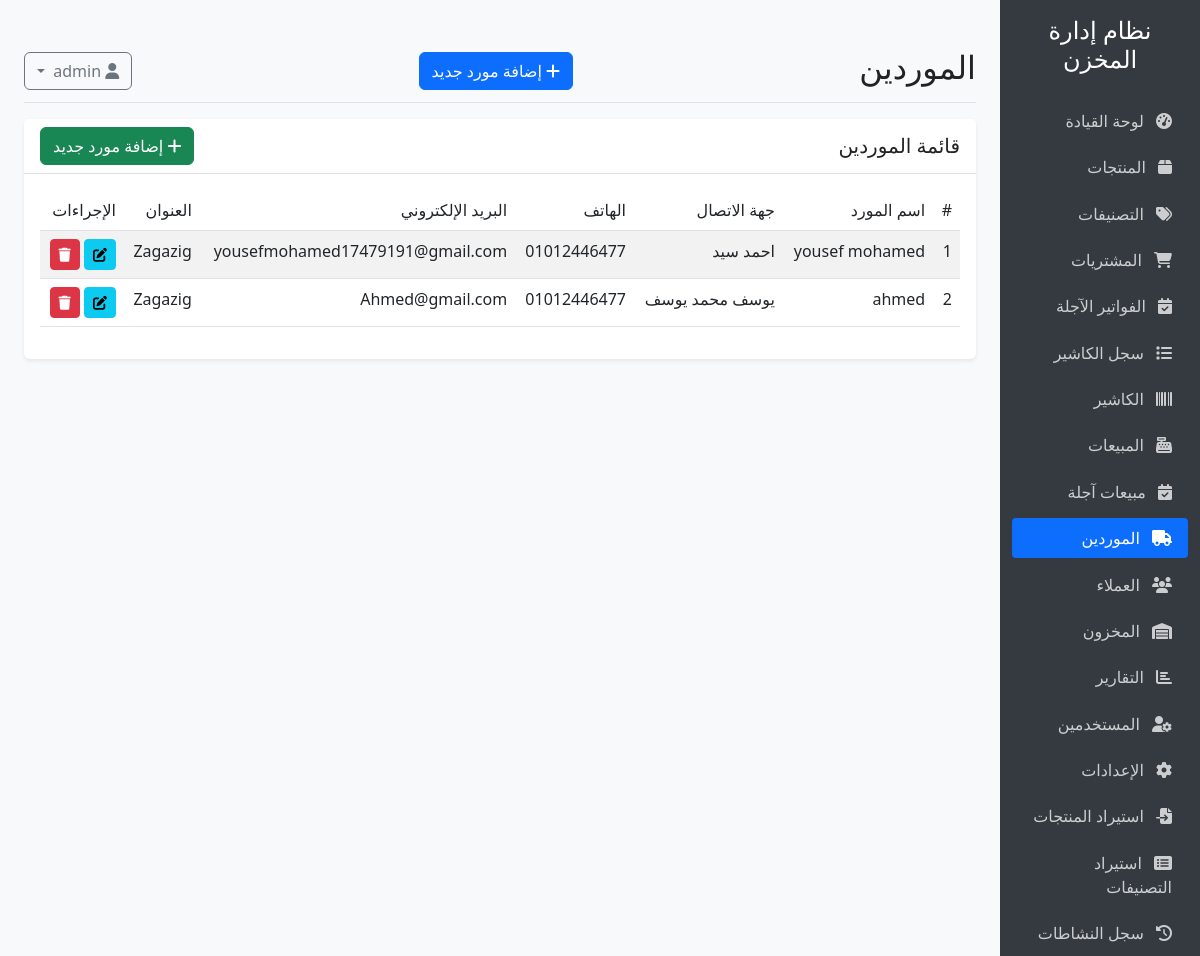
The page /suppliers (signed in) on the database as committed earlier.
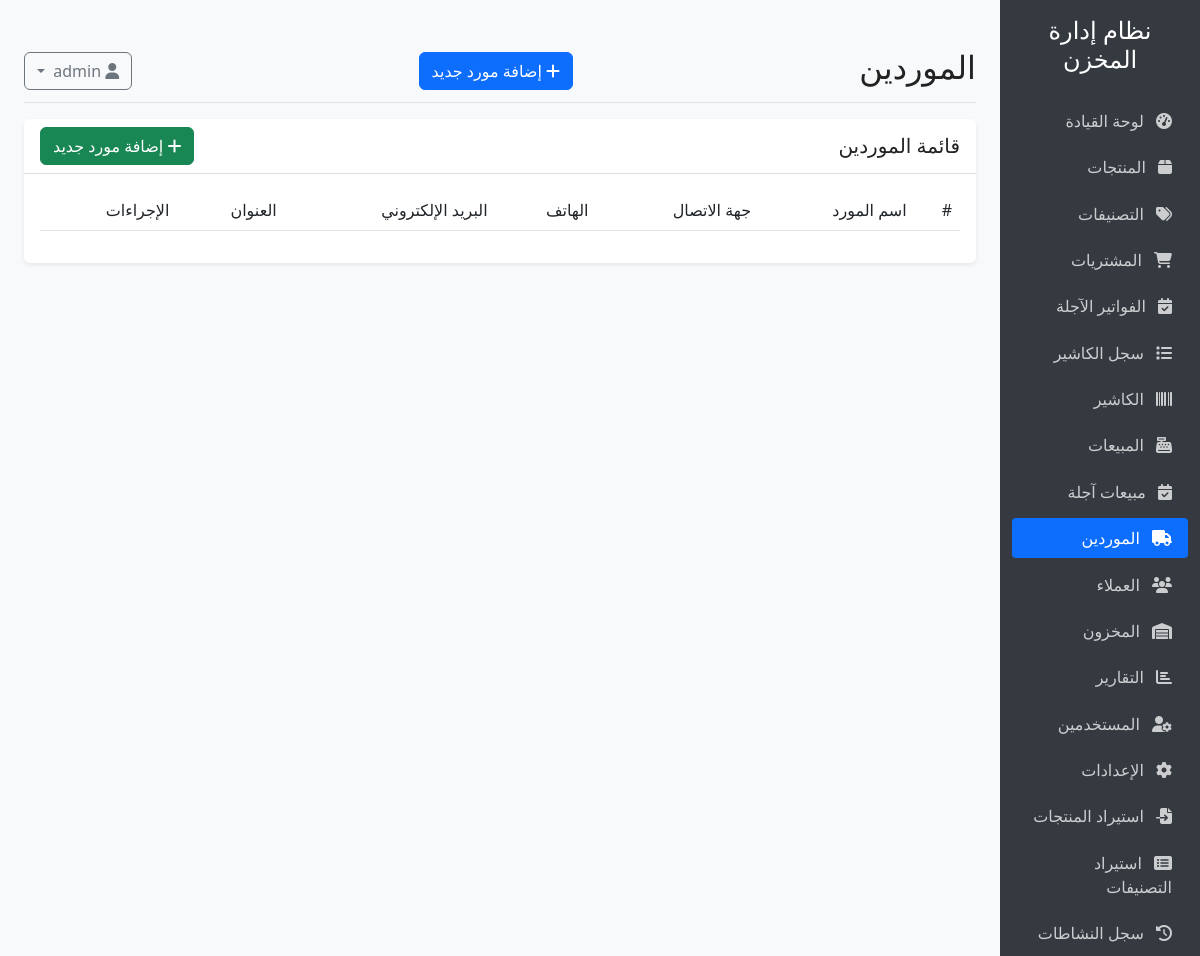
The same page on the database as committed later.
### models.py (models this page shows, shortened)
class Supplier(db.Model):
    __tablename__ = 'suppliers'
    id = db.Column(db.Integer, primary_key=True)
    name = db.Column(db.String(100), nullable=False)
    contact_person = db.Column(db.String(100), nullable=True)
    phone = db.Column(db.String(20), nullable=True)
    email = db.Column(db.String(120), nullable=True)
    address = db.Column(db.Text, nullable=True)
    notes = db.Column(db.Text, nullable=True)
    created_at = db.Column(db.DateTime, default=datetime.utcnow)
    purchases = db.relationship('Purchase', backref='supplier', lazy=True)

### app.py (the view)
@app.route('/suppliers')
@login_required
def suppliers():
    suppliers = Supplier.query.all()
    return render_template('suppliers/index.html', suppliers=suppliers)

### app.py (called while the page is built)
@login_manager.user_loader
def load_user(user_id):
    return User.query.get(int(user_id))

@app.context_processor
def inject_settings():
    from models import Setting
    settings = {s.key: s.value for s in Setting.query.all()}
    return dict(settings=settings)

### templates/suppliers/index.html (shortened to what this page needs)
{% extends "base.html" %}
{% block header %}الموردين{% endblock %}
{% block header_buttons %}
{% if current_user.role == 'admin' %}
<a href="{{ url_for('add_supplier') }}" class="btn btn-primary">
    <i class="fas fa-plus"></i> إضافة مورد جديد
</a>
{% endif %}
{% endblock %}
{% block content %}
<div class="card">
    <div class="card-header d-flex justify-content-between align-items-center">
        <h5 class="mb-0">قائمة الموردين</h5>
        {% if current_user.role == 'admin' %}
        <a href="{{ url_for('add_supplier') }}" class="btn btn-success">
            <i class="fas fa-plus"></i> إضافة مورد جديد
        </a>
        {% endif %}
    </div>
    <div class="card-body">
        <div class="table-responsive">
            <table class="table table-striped table-hover">
                <thead>
                    <tr>
                        <th>#</th>
                        <th>اسم المورد</th>
                        <th>جهة الاتصال</th>
                        <th>الهاتف</th>
                        <th>البريد الإلكتروني</th>
                        <th>العنوان</th>
                        <th>الإجراءات</th>
                    </tr>
                </thead>
                <tbody>
                    {% for supplier in suppliers %}
                    <tr>
                        <td>{{ supplier.id }}</td>
                        <td>{{ supplier.name }}</td>
                        <td>{{ supplier.contact_person }}</td>
                        <td>{{ supplier.phone }}</td>
                        <td>{{ supplier.email }}</td>
                        <td>{{ supplier.address }}</td>
                        <td>
                            {% if current_user.role == 'admin' %}
                            <a href="{{ url_for('edit_supplier', id=supplier.id) }}" class="btn btn-sm btn-info">
                                <i class="fas fa-edit"></i>
                            </a>
                            <button type="button" class="btn btn-sm btn-danger" data-bs-toggle="modal" data-bs-target="#deleteModal{{ supplier.id }}">
                                <i class="fas fa-trash"></i>
                            </button>
                            {% endif %}
                        </td>
                    </tr>
                    {% endfor %}
                </tbody>
            </table>
        </div>
    </div>
</div>
{% endblock %}

Rows that differ between the two databases and show on the page:
removed Supplier: id "1", name "yousef mohamed", contact_person "احمد سيد", phone "01012446477", email "yousefmohamed17479191@gmail.com", address "Zagazig"
removed Supplier: id "2", name "ahmed", contact_person "يوسف محمد يوسف", phone "01012446477", email "Ahmed@gmail.com", address "Zagazig"
